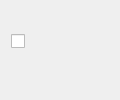
<?xml version="1.0" encoding="UTF-8"?>
<ui version="4.0">
 <class>MyCBB</class>
 <widget class="QWidget" name="MyCBB">
  <property name="geometry">
   <rect>
    <x>0</x>
    <y>0</y>
    <width>120</width>
    <height>100</height>
   </rect>
  </property>
  <property name="minimumSize">
   <size>
    <width>120</width>
    <height>100</height>
   </size>
  </property>
  <property name="maximumSize">
   <size>
    <width>120</width>
    <height>100</height>
   </size>
  </property>
  <property name="windowTitle">
   <string>Form</string>
  </property>
  <layout class="QGridLayout" name="gridLayout">
   <item row="0" column="0">
    <layout class="QVBoxLayout" name="verticalLayout">
     <item>
      <widget class="QCheckBox" name="checkBox">
       <property name="sizePolicy">
        <sizepolicy hsizetype="Minimum" vsizetype="Expanding">
         <horstretch>0</horstretch>
         <verstretch>0</verstretch>
        </sizepolicy>
       </property>
       <property name="minimumSize">
        <size>
         <width>0</width>
         <height>0</height>
        </size>
       </property>
       <property name="text">
        <string/>
       </property>
      </widget>
     </item>
     <item>
      <widget class="QLabel" name="label">
       <property name="font">
        <font>
         <family>Agency FB</family>
         <pointsize>6</pointsize>
        </font>
       </property>
       <property name="text">
        <string/>
       </property>
       <property name="scaledContents">
        <bool>true</bool>
       </property>
       <property name="alignment">
        <set>Qt::AlignCenter</set>
       </property>
       <property name="buddy">
        <cstring>checkBox</cstring>
       </property>
      </widget>
     </item>
    </layout>
   </item>
  </layout>
 </widget>
 <resources/>
 <connections/>
</ui>
